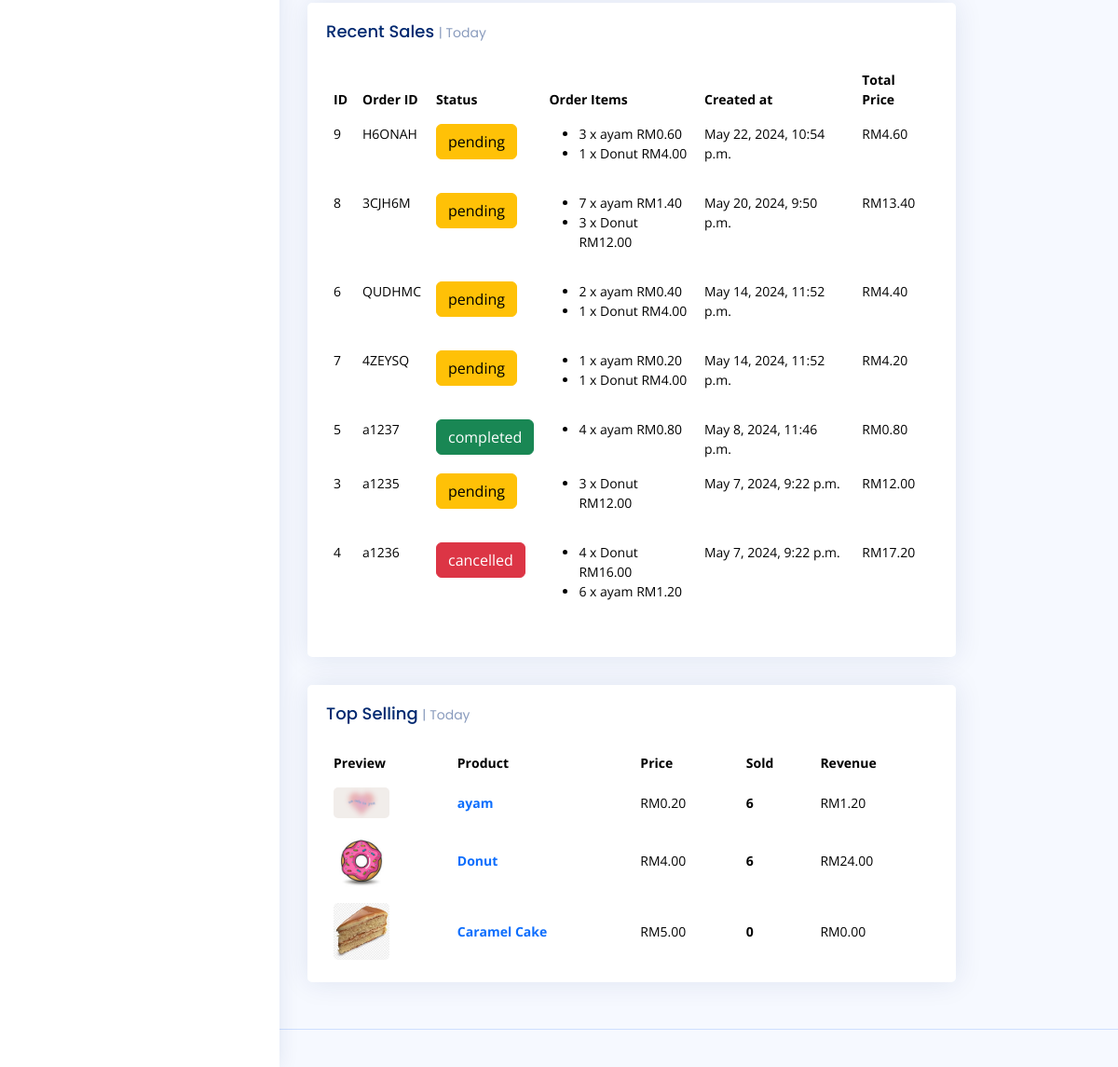
/ (lower part), run on an earlier commit of the app's database.
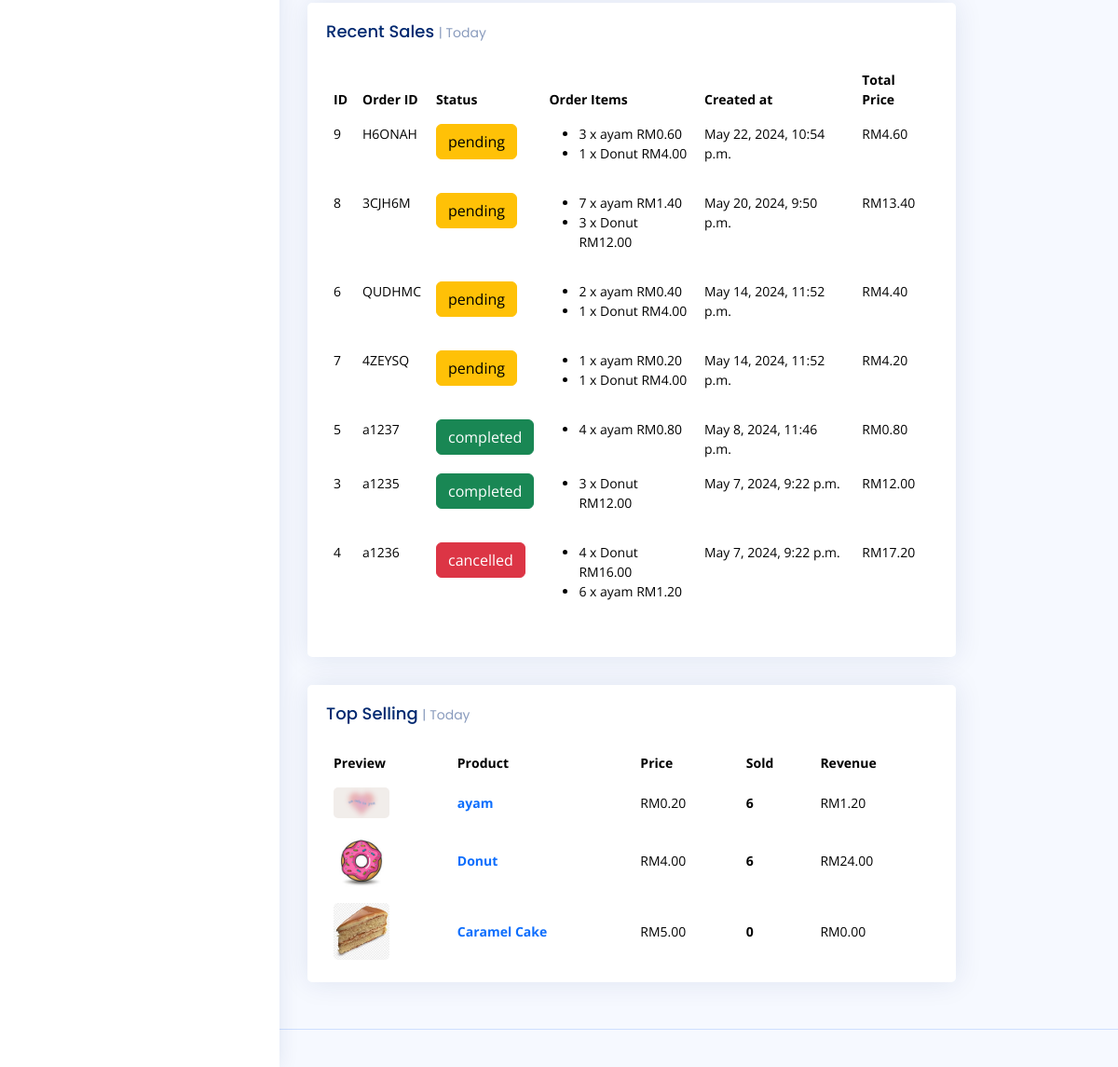
And on a later commit of the database.
### pages/models.py (models this page shows, shortened)
class Order(models.Model):
    order_id = models.CharField(max_length=100)
    name = models.CharField(max_length=100)
    phone_number = models.CharField(max_length=20)
    email = models.CharField(max_length=100, default= None, null=True)
    status_choice = [
        ('pending','Pending'),
        ('cancelled','Cancelled'),
        ('completed','Completed'),
    ]
    status = models.CharField(max_length=20, choices = status_choice)
    menu=models.ManyToManyField(Menu, through ='OrderItem')
    created_at = models.DateTimeField(default=datetime.now())

### pages/views.py (the view)
# urls.py: path('', views.dashboard),
def dashboard(request):
    orderCount = Order.objects.all().count()
    menuCount = Menu.objects.all().count()
    allCategory = Category.objects.all().count()
    allOrder=Order.objects.all().prefetch_related('orderitem_set__menu').order_by('-created_at')
    for order in allOrder:
        order.total_price = sum(order_item.total_price() for order_item in order.orderitem_set.all())
    end_date = datetime.now()
    start_date = end_date-timedelta(days=6)
    top_selling_menu = Menu.objects.annotate(num_orders=Count('order')).order_by('-num_orders')
    for menu in top_selling_menu:
        menu.revenue = menu.order_set.count() * menu.price
    data = []
    for i in range(7):
        date = start_date + timedelta(days=i)
        orders = Order.objects.filter(created_at__date=date).count()
        menus = Menu.objects.filter(created_at__date=date).count()
        categories = Category.objects.filter(created_at__date=date).count()
        data.append({'date':date.strftime("%Y-%m-%d"),'orders':orders, 'menus':menus,'categories':categories})
    return render(request,'index.html', {'orderCount':orderCount, 'menuCount':menuCount, 'allCategory':allCategory,'data':data,'allOrder':allOrder, 'top_selling_menu':top_selling_menu})

### pages/context_processors.py (called while the page is built)
def notification_processor(request):
    if request.user.is_authenticated:
        notifications = Notification.objects.filter(is_read=False).order_by('-created_at')[:6]
        return {'notifications': notifications}
    return {}

### pages/models.py (called while the page is built)
     def total_price(self):
         return self.quantity * self.menu.price

### templates/index.html (shortened to what this page needs)
{% load static %}
{% include 'header.html' %}
<main id="main" class="main">
    <section class="section dashboard">
      <div class="row">
        <div class="col-lg-10">
          <div class="row">
                </div>
              </div>
            </div>
            <div class="col-12">
              <div class="card recent-sales overflow-auto">
                <div class="card-body">
                  <h5 class="card-title">Recent Sales <span>| Today</span></h5>
                  <table class="table table-borderless datatable">
                    <thead>
                      <tr>
                        <th scope="row">ID<a href="order.id"></a></th>
                        <th scope="col">Order ID</th>
                        <th scope="col">Status</th>
                        <th scope="col">Order Items</th>
                        <th scope="col">Created at</th>
                        <th scope="col">Total Price</th>
                      </tr>
                    </thead>
                    <tbody>
                      {% for order in allOrder %}
                      <tr>
                        <td>{{order.id}}</td>
                        <td>{{order.order_id}}</td>
                          <td>
                            {% if order.status == 'pending'%}
                            <button class="btn btn-warning">{{order.status}} </button>
                            {% elif order.status == 'completed' %}
                            <button class="btn btn-success">{{order.status}} </button>
                            {% elif order.status == 'cancelled' %}
                            <button class="btn btn-danger">{{order.status}} </button>
                          {% endif %} </td>
                          <td>
                            <ul>
                              {% for order_item in order.orderitem_set.all %}
                              <li>
                                {{ order_item.quantity}} x {{order_item.menu.name}}
                                RM{{ order_item.total_price}}
                              </li>
                              {% endfor %}
                            </ul>
                          </td>
                          <td>{{order.created_at}}</td>
                          <td>RM{{ order.total_price }}</td>
                      </tr>
                      {% endfor %}
                    </tbody>
                  </table>
                </div>
              </div>
            </div>
            <div class="col-12">
              <div class="card top-selling overflow-auto">
                <div class="card-body pb-0">
                  <h5 class="card-title">Top Selling <span>| Today</span></h5>
                  <table class="table table-borderless">
                    <thead>
                      <tr>
                        <th scope="col">Preview</th>
                        <th scope="col">Product</th>
                        <th scope="col">Price</th>
                        <th scope="col">Sold</th>
                        <th scope="col">Revenue</th>
                      </tr>
                    </thead>
                    <tbody>
                      {% for menu in top_selling_menu %}
                      <tr>
                        <th scope="row"><a href="#"><img src="{{menu.image.url}}" alt=""></a></th>
                        <td><a href="#" class="text-primary fw-bold">{{menu.name}}</a></td>
                        <td>RM{{menu.price}}</td>
                        <td class="fw-bold">{{menu.order_set.count}}</td>
                        <td>RM{{menu.revenue}}</td>
                      </tr>
                      {% endfor %}
                    </tbody>
                  </table>
                </div>
              </div>
            </div>
    </section>
  </main>
{% include 'footer.html' %}

What changed in the data, as far as the page shows it:
changed Order id 3: status "pending" → "completed"
